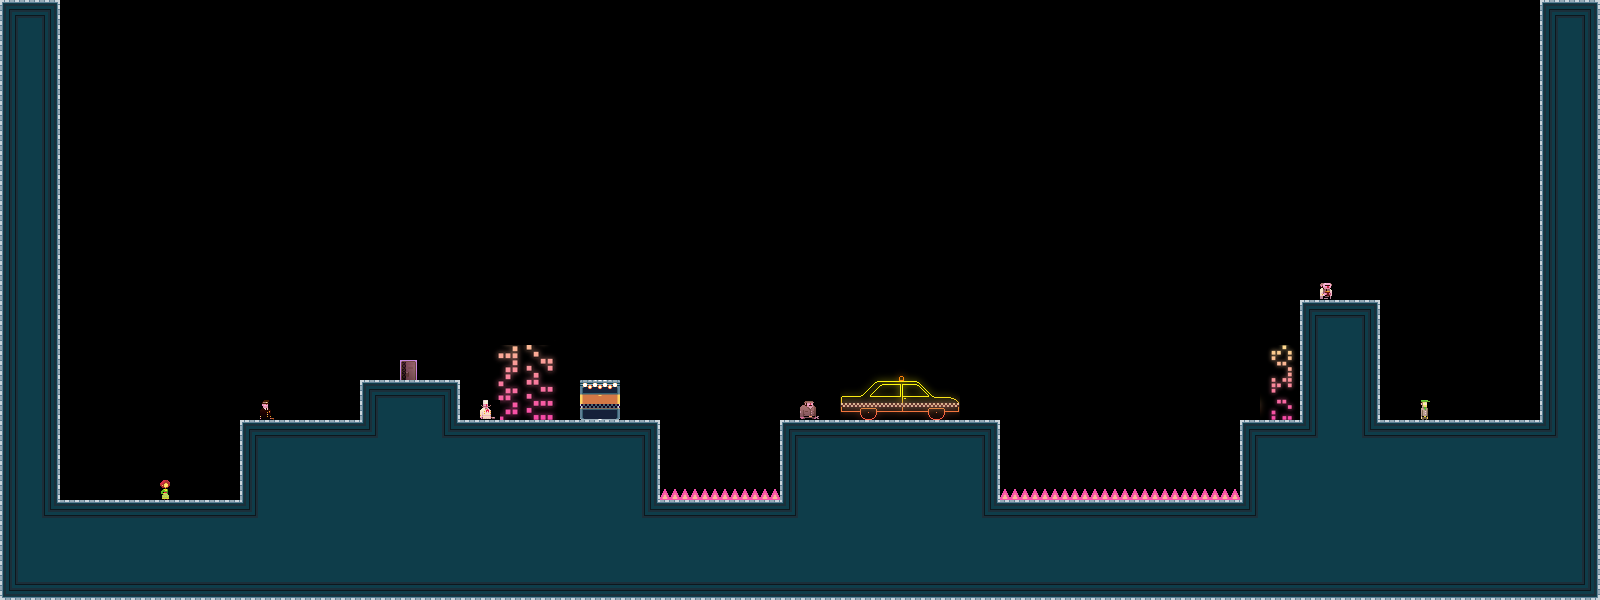

The image is a tile-based game level rendered from a .tmx file. Its description and source (layers, tilesets, objects; grid data summarised) follow:
An orthogonal 80x30 tile map with 20x20 px tiles, 1 tile layer (bg) and 1 object.

<map version="1.0" orientation="orthogonal" width="80" height="30" tilewidth="20" tileheight="20">
 <properties>
  <property name="liselotStart" value="YES" />
 </properties>
 <tileset firstgid="1" name="tiles_newyork" tilewidth="20" tileheight="20">
  <image source="../../../../../XNAModeContent/Lemonade/tiles_newyork.png" width="400" height="400" />
  <terraintypes>
   <terrain name="solid" tile="-1" />
  </terraintypes>
  <tile id="8" terrain=",,,0" />
  <tile id="9" terrain=",,0,0" />
  <tile id="10" terrain=",,0,0" />
  <tile id="11" terrain=",,0,0" />
  <tile id="12" terrain=",,0,0" />
  <tile id="13" terrain=",,0,0" />
  <tile id="14" terrain=",,0," />
  <tile id="15" terrain="0,0,0," />
  <tile id="16" terrain="0,0,,0" />
  <tile id="28" terrain=",0,,0" />
  <tile id="34" terrain="0,,0," />
  <tile id="35" terrain="0,,0,0" />
  <tile id="36" terrain=",0,0,0" />
  <tile id="48" terrain=",0,,0" />
  <tile id="54" terrain="0,,0," />
  <tile id="68" terrain=",0,,0" />
  <tile id="74" terrain="0,,0," />
  <tile id="88" terrain=",0,,0" />
  <tile id="94" terrain="0,,0," />
  <tile id="108" terrain=",0,,0" />
  <tile id="114" terrain="0,,0," />
  <tile id="128" terrain=",0,," />
  <tile id="129" terrain="0,0,," />
  <tile id="130" terrain="0,0,," />
  <tile id="131" terrain="0,0,," />
  <tile id="132" terrain="0,0,," />
  <tile id="133" terrain="0,0,," />
  <tile id="134" terrain="0,,," />
  <tile id="194" terrain="0,0,0,0" />
  <tile id="356">
   <properties>
    <property name="LargeCrate" value="" />
   </properties>
  </tile>
  <tile id="380">
   <properties>
    <property name="Andre" value="" />
   </properties>
  </tile>
  <tile id="381">
   <properties>
    <property name="Liselot" value="" />
   </properties>
  </tile>
  <tile id="382">
   <properties>
    <property name="Amsterdaam" value="" />
   </properties>
  </tile>
  <tile id="383">
   <properties>
    <property name="Worker" value="" />
   </properties>
  </tile>
  <tile id="384">
   <properties>
    <property name="Inspector" value="" />
   </properties>
  </tile>
  <tile id="385">
   <properties>
    <property name="Chef" value="" />
   </properties>
  </tile>
  <tile id="386">
   <properties>
    <property name="Exit" value="" />
   </properties>
  </tile>
  <tile id="387">
   <properties>
    <property name="Trampoline" value="" />
   </properties>
  </tile>
  <tile id="388">
   <properties>
    <property name="SmallCrate" value="" />
   </properties>
  </tile>
  <tile id="389">
   <properties>
    <property name="SugarBag" value="" />
   </properties>
  </tile>
 </tileset>
 <layer name="bg" width="80" height="30">
  <data>[2400 cells, 862 non-empty, 100 distinct tile ids]</data>
 </layer>
 <objectgroup name="boxes" width="80" height="30">
  <object x="1000" y="360">
   <polyline points="40,60 200,60" />
  </object>
 </objectgroup>
</map>
